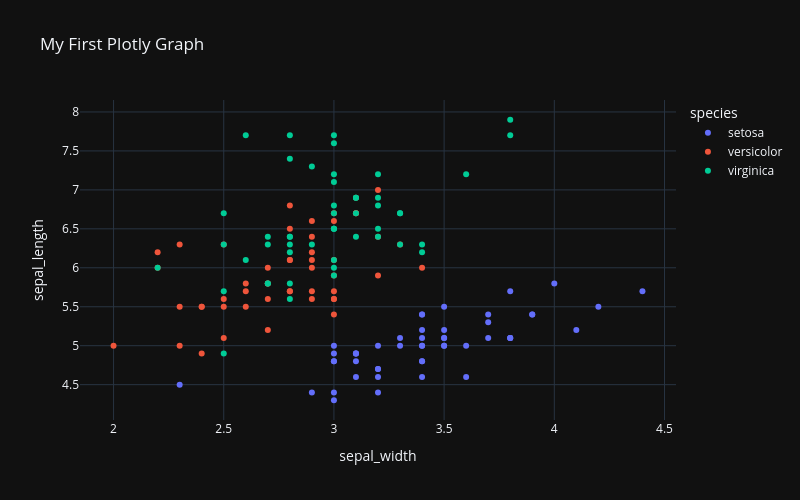

Notebook code cell kept with this figure:
### Code cell
fig.update_layout(width=800, height=500)

### Figure 1 — Plotly figure (JSON) as saved in the notebook; plotly's stock layout.template omitted (floating-point values rounded to 4 significant figures)
{"data": [{"hovertemplate": "species=setosa<br>sepal_width=%{x}<br>sepal_length=%{y}<extra></extra>", "legendgroup": "setosa", "marker": {"color": "#636efa", "symbol": "circle"}, "mode": "markers", "name": "setosa", "orientation": "v", "showlegend": true, "type": "scatter", "x": [3.5, 3.0, 3.2, 3.1, 3.6, 3.9, 3.4, 3.4, 2.9, 3.1, 3.7, 3.4, 3.0, 3.0, 4.0, 4.4, 3.9, 3.5, 3.8, 3.8, 3.4, 3.7, 3.6, 3.3, 3.4, 3.0, 3.4, 3.5, 3.4, 3.2, 3.1, 3.4, 4.1, 4.2, 3.1, 3.2, 3.5, 3.1, 3.0, 3.4, 3.5, 2.3, 3.2, 3.5, 3.8, 3.0, 3.8, 3.2, 3.7, 3.3], "xaxis": "x", "y": [5.1, 4.9, 4.7, 4.6, 5.0, 5.4, 4.6, 5.0, 4.4, 4.9, 5.4, 4.8, 4.8, 4.3, 5.8, 5.7, 5.4, 5.1, 5.7, 5.1, 5.4, 5.1, 4.6, 5.1, 4.8, 5.0, 5.0, 5.2, 5.2, 4.7, 4.8, 5.4, 5.2, 5.5, 4.9, 5.0, 5.5, 4.9, 4.4, 5.1, 5.0, 4.5, 4.4, 5.0, 5.1, 4.8, 5.1, 4.6, 5.3, 5.0], "yaxis": "y"}, {"hovertemplate": "species=versicolor<br>sepal_width=%{x}<br>sepal_length=%{y}<extra></extra>", "legendgroup": "versicolor", "marker": {"color": "#EF553B", "symbol": "circle"}, "mode": "markers", "name": "versicolor", "orientation": "v", "showlegend": true, "type": "scatter", "x": [3.2, 3.2, 3.1, 2.3, 2.8, 2.8, 3.3, 2.4, 2.9, 2.7, 2.0, 3.0, 2.2, 2.9, 2.9, 3.1, 3.0, 2.7, 2.2, 2.5, 3.2, 2.8, 2.5, 2.8, 2.9, 3.0, 2.8, 3.0, 2.9, 2.6, 2.4, 2.4, 2.7, 2.7, 3.0, 3.4, 3.1, 2.3, 3.0, 2.5, 2.6, 3.0, 2.6, 2.3, 2.7, 3.0, 2.9, 2.9, 2.5, 2.8], "xaxis": "x", "y": [7.0, 6.4, 6.9, 5.5, 6.5, 5.7, 6.3, 4.9, 6.6, 5.2, 5.0, 5.9, 6.0, 6.1, 5.6, 6.7, 5.6, 5.8, 6.2, 5.6, 5.9, 6.1, 6.3, 6.1, 6.4, 6.6, 6.8, 6.7, 6.0, 5.7, 5.5, 5.5, 5.8, 6.0, 5.4, 6.0, 6.7, 6.3, 5.6, 5.5, 5.5, 6.1, 5.8, 5.0, 5.6, 5.7, 5.7, 6.2, 5.1, 5.7], "yaxis": "y"}, {"hovertemplate": "species=virginica<br>sepal_width=%{x}<br>sepal_length=%{y}<extra></extra>", "legendgroup": "virginica", "marker": {"color": "#00cc96", "symbol": "circle"}, "mode": "markers", "name": "virginica", "orientation": "v", "showlegend": true, "type": "scatter", "x": [3.3, 2.7, 3.0, 2.9, 3.0, 3.0, 2.5, 2.9, 2.5, 3.6, 3.2, 2.7, 3.0, 2.5, 2.8, 3.2, 3.0, 3.8, 2.6, 2.2, 3.2, 2.8, 2.8, 2.7, 3.3, 3.2, 2.8, 3.0, 2.8, 3.0, 2.8, 3.8, 2.8, 2.8, 2.6, 3.0, 3.4, 3.1, 3.0, 3.1, 3.1, 3.1, 2.7, 3.2, 3.3, 3.0, 2.5, 3.0, 3.4, 3.0], "xaxis": "x", "y": [6.3, 5.8, 7.1, 6.3, 6.5, 7.6, 4.9, 7.3, 6.7, 7.2, 6.5, 6.4, 6.8, 5.7, 5.8, 6.4, 6.5, 7.7, 7.7, 6.0, 6.9, 5.6, 7.7, 6.3, 6.7, 7.2, 6.2, 6.1, 6.4, 7.2, 7.4, 7.9, 6.4, 6.3, 6.1, 7.7, 6.3, 6.4, 6.0, 6.9, 6.7, 6.9, 5.8, 6.8, 6.7, 6.7, 6.3, 6.5, 6.2, 5.9], "yaxis": "y"}], "layout": {"height": 500, "legend": {"title": {"text": "species"}, "tracegroupgap": 0}, "title": {"text": "My First Plotly Graph"}, "width": 800, "xaxis": {"anchor": "y", "autorange": true, "domain": [0, 1], "range": [1.848, 4.552], "title": {"text": "sepal_width"}, "type": "linear"}, "yaxis": {"anchor": "x", "autorange": true, "domain": [0, 1], "range": [4.047, 8.153], "title": {"text": "sepal_length"}, "type": "linear"}}}
